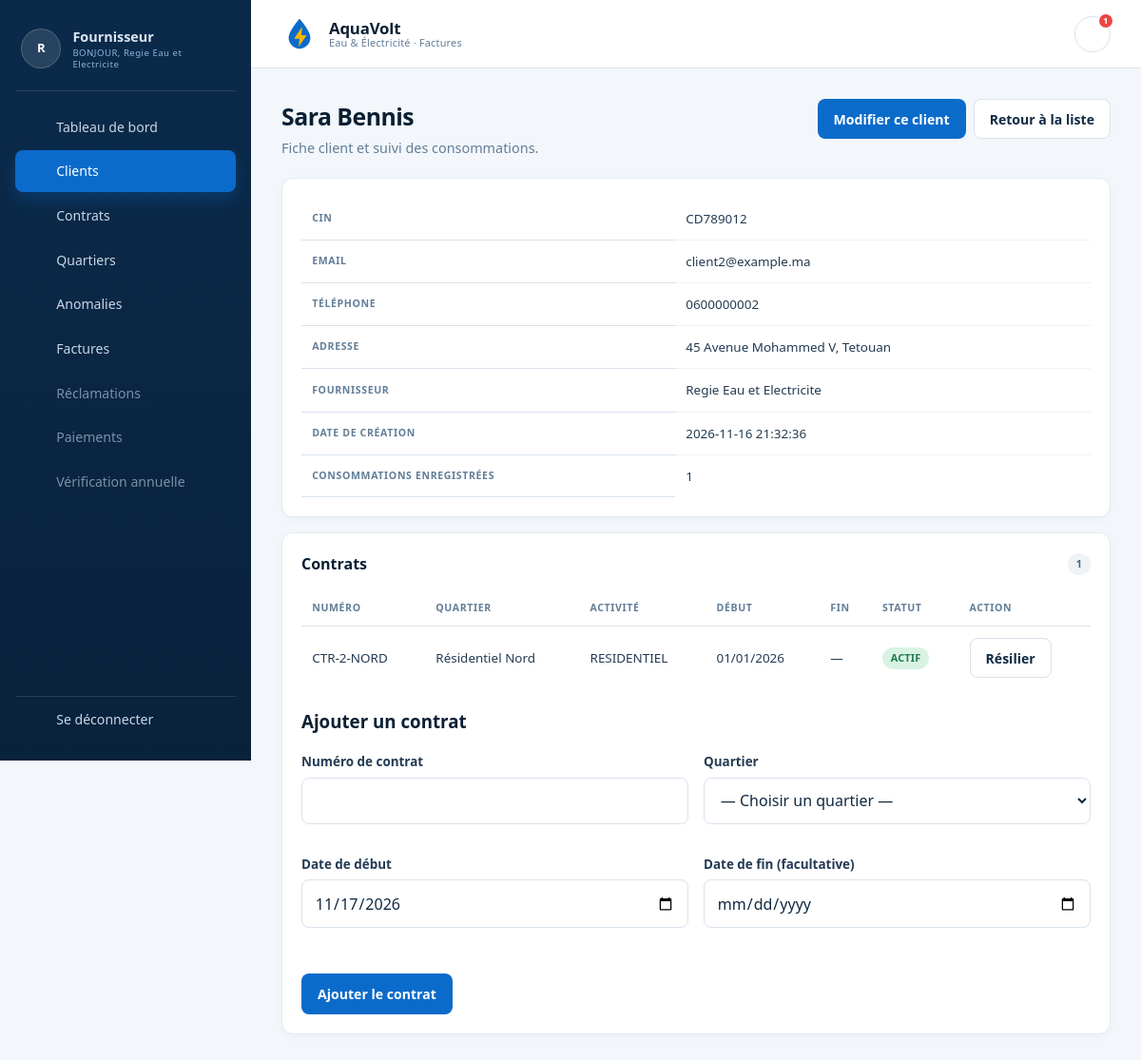
Page /Client/one/2 (signed in) on the committed database.
### tables this page shows
CREATE TABLE client (
  id_client INT UNSIGNED NOT NULL AUTO_INCREMENT,
  id_fournisseur INT UNSIGNED NOT NULL,
  cin VARCHAR(20) NOT NULL,
  nom VARCHAR(100) NOT NULL,
  prenom VARCHAR(100) NOT NULL,
  adresse VARCHAR(255) NOT NULL,
  email VARCHAR(150) NOT NULL,
  mot_de_passe VARCHAR(255) NOT NULL,
  telephone VARCHAR(30) NULL,
  date_creation DATETIME NOT NULL DEFAULT CURRENT_TIMESTAMP,
  PRIMARY KEY (id_client),
  UNIQUE KEY uk_client_cin (cin),
  UNIQUE KEY uk_client_email (email),
  KEY idx_client_fournisseur (id_fournisseur),
  CONSTRAINT fk_client_fournisseur
    FOREIGN KEY (id_fournisseur) REFERENCES fournisseur (id_fournisseur)
    ON UPDATE CASCADE ON DELETE RESTRICT
);

CREATE TABLE fournisseur (
  id_fournisseur INT UNSIGNED NOT NULL AUTO_INCREMENT,
  nom VARCHAR(100) NOT NULL,
  email VARCHAR(150) NOT NULL,
  mot_de_passe VARCHAR(255) NOT NULL,
  seuil_eau DECIMAL(10,2) NOT NULL DEFAULT 100.00,
  seuil_elec DECIMAL(10,2) NOT NULL DEFAULT 1000.00,
  date_creation DATETIME NOT NULL DEFAULT CURRENT_TIMESTAMP,
  PRIMARY KEY (id_fournisseur),
  UNIQUE KEY uk_fournisseur_email (email),
  CONSTRAINT chk_fournisseur_seuils CHECK (seuil_eau >= 0 AND seuil_elec >= 0)
);

CREATE TABLE contrat (
  id_contrat INT UNSIGNED NOT NULL AUTO_INCREMENT,
  id_client INT UNSIGNED NOT NULL,
  id_quartier INT UNSIGNED NOT NULL,
  numero_contrat VARCHAR(50) NOT NULL,
  date_debut DATE NOT NULL,
  date_fin DATE NULL,
  statut ENUM('ACTIF','RESILIE') NOT NULL DEFAULT 'ACTIF',
  date_creation DATETIME NOT NULL DEFAULT CURRENT_TIMESTAMP,
  PRIMARY KEY (id_contrat),
  UNIQUE KEY uk_contrat_numero (numero_contrat),
  KEY idx_contrat_client (id_client),
  KEY idx_contrat_quartier (id_quartier),
  CONSTRAINT fk_contrat_client
    FOREIGN KEY (id_client) REFERENCES client (id_client)
    ON UPDATE CASCADE ON DELETE RESTRICT,
  CONSTRAINT fk_contrat_quartier
    FOREIGN KEY (id_quartier) REFERENCES quartier (id_quartier)
    ON UPDATE CASCADE ON DELETE RESTRICT,
  CONSTRAINT chk_contrat_dates
    CHECK (date_fin IS NULL OR date_fin >= date_debut)
);

CREATE TABLE quartier (
  id_quartier INT UNSIGNED NOT NULL AUTO_INCREMENT,
  nom VARCHAR(100) NOT NULL,
  type_activite ENUM('RESIDENTIEL', 'COMMERCIAL', 'INDUSTRIEL') NOT NULL,
  date_creation DATETIME NOT NULL DEFAULT CURRENT_TIMESTAMP,
  PRIMARY KEY (id_quartier),
  UNIQUE KEY uk_quartier_nom_activite (nom, type_activite)
);

### Traitement/Client.php (called while the page is built, shortened)
<?php
require_once __DIR__ . '/../BD/ClientBD.php';
require_once __DIR__ . '/../BD/Contrat.php';
require_once __DIR__ . '/../BD/Quartier.php';
function client_bd(): ClientBD
{
    return new ClientBD(db());
}
function client_exiger_fournisseur(): int
{
    return (int) $_SESSION['id_fournisseur'];
}
function client_one($id = null): void
{
    $idFournisseur = client_exiger_fournisseur();
    $idClient = (int) ($id ?? 0);
    $client = client_bd()->trouver($idClient, $idFournisseur);
    unset($client['mot_de_passe']);
    $nbConsommations = client_bd()->nbConsommations($idClient);
    $contrats = (new ContratBD(pdo()))->listerParClient($idClient);
    $quartiers = (new QuartierBD(pdo()))->lister();
    require ROOT . 'IHM/client/one.php';
}

### index.php (called while the page is built, shortened)
<?php
require_once ROOT . 'config/app.php';
require_once ROOT . 'BD/Connexion.php';
$url = trim((string) ($_GET['url'] ?? ''), '/');
$segments = $url === '' ? [] : explode('/', $url);
$controller = ucfirst(strtolower($segments[0] ?? 'Home'));
$action = strtolower($segments[1] ?? 'index');
$id = $segments[2] ?? null;
$function = strtolower($controller) . '_' . $action;
$function($id);

### BD/Connexion.php (called while the page is built, shortened)
<?php
function db(): mysqli
{
    static $link = null;
    if ($link instanceof mysqli) {
        return $link;
    }
    $config = require ROOT . 'config/database.php';
    $link = mysqli_connect(
        $config['host'],
        $config['user'],
        $config['pass'],
        $config['dbname'],
        (int) $config['port']
    );
    mysqli_set_charset($link, $config['charset'] ?? 'utf8mb4');
    return $link;
}
function pdo(): PDO
{
    static $pdo = null;
    if ($pdo instanceof PDO) {
        return $pdo;
    }
    $config = require ROOT . 'config/database.php';
    $dsn = sprintf(
        'mysql:host=%s;port=%d;dbname=%s;charset=%s',
        $config['host'],
        (int) $config['port'],
        $config['dbname'],
        $config['charset'] ?? 'utf8mb4'
    );
    $pdo = new PDO($dsn, $config['user'], $config['pass'], [
        PDO::ATTR_ERRMODE => PDO::ERRMODE_EXCEPTION,
        PDO::ATTR_DEFAULT_FETCH_MODE => PDO::FETCH_ASSOC,
        PDO::ATTR_EMULATE_PREPARES => false,
    ]);
    return $pdo;
}

### BD/ClientBD.php (called while the page is built, shortened)
<?php
final class ClientBD
{
    public function trouver(int $idClient, int $idFournisseur): ?array
    {
        $sql = 'SELECT c.*, f.nom AS fournisseur_nom
                FROM client c
                JOIN fournisseur f ON f.id_fournisseur = c.id_fournisseur
                WHERE c.id_client = ? AND c.id_fournisseur = ?
                LIMIT 1';
        $stmt = mysqli_prepare($this->db, $sql);
        mysqli_stmt_bind_param($stmt, 'ii', $idClient, $idFournisseur);
        mysqli_stmt_execute($stmt);
        $resultat = mysqli_stmt_get_result($stmt);
        $client = mysqli_fetch_assoc($resultat);
        return $client ?: null;
    }
    public function nbConsommations(int $idClient): int
    {
        $stmt = mysqli_prepare(
            $this->db,
            'SELECT COUNT(*) FROM consommation WHERE id_client = ?'
        );
        mysqli_stmt_bind_param($stmt, 'i', $idClient);
        mysqli_stmt_execute($stmt);
        $resultat = mysqli_stmt_get_result($stmt);
        $ligne = mysqli_fetch_row($resultat);
        return (int) ($ligne[0] ?? 0);
    }
}

### BD/Contrat.php (called while the page is built, shortened)
<?php
final class ContratBD
{
    public function listerParClient(int $idClient): array
    {
        $stmt = $this->pdo->prepare(
            'SELECT ct.*, q.nom AS quartier_nom, q.type_activite
             FROM contrat ct
             JOIN quartier q ON q.id_quartier = ct.id_quartier
             WHERE ct.id_client = :client
             ORDER BY ct.statut, ct.numero_contrat'
        );
        $stmt->execute(['client' => $idClient]);
        return $stmt->fetchAll(PDO::FETCH_ASSOC);
    }
}

### BD/Quartier.php (called while the page is built, shortened)
<?php
final class QuartierBD
{
    public function lister(): array
    {
        return $this->pdo
            ->query('SELECT id_quartier, nom, type_activite, date_creation
                     FROM quartier
                     ORDER BY nom, type_activite')
            ->fetchAll(PDO::FETCH_ASSOC);
    }
}

### IHM/client/one.php (the view, shortened to what this page needs)
<?php require ROOT . 'IHM/layout/header.php'; ?>
<div class="page-head">
    <div>
        <h1><?= e($client['prenom'] . ' ' . $client['nom']) ?></h1>
        <p>Fiche client et suivi des consommations.</p>
    </div>
    <div class="page-head-actions">
        <a class="btn" href="<?= e(url('Client/update/' . (int) $client['id_client'])) ?>">
            Modifier ce client
        </a>
        <a class="btn btn-secondary" href="<?= e(url('Client/all')) ?>">
            Retour à la liste
        </a>
    </div>
</div>
<section class="card">
    <table class="table">
        <tr>
            <th>CIN</th>
            <td><?= e($client['cin']) ?></td>
        </tr>
        <tr>
            <th>Email</th>
            <td><?= e($client['email']) ?></td>
        </tr>
        <tr>
            <th>Téléphone</th>
            <td><?= e($client['telephone'] ?? '—') ?></td>
        </tr>
        <tr>
            <th>Adresse</th>
            <td><?= e($client['adresse']) ?></td>
        </tr>
        <tr>
            <th>Fournisseur</th>
            <td><?= e($client['fournisseur_nom'] ?? '—') ?></td>
        </tr>
        <tr>
            <th>Date de création</th>
            <td><?= e($client['date_creation']) ?></td>
        </tr>
        <tr>
            <th>Consommations enregistrées</th>
            <td><?= (int) $nbConsommations ?></td>
        </tr>
    </table>
</section>
<section class="card">
    <div class="invoice-head" style="margin-bottom: 1rem;">
        <h2 style="font-size: 1rem;">Contrats</h2>
        <span class="badge"><?= count($contrats) ?></span>
    </div>
    <?php if ($contrats === []): ?>
        <div class="empty-state">Aucun contrat pour ce client.</div>
    <?php else: ?>
        <div class="table-wrap">
            <table class="table">
                <thead>
                    <tr>
                        <th>Numéro</th>
                        <th>Quartier</th>
                        <th>Activité</th>
                        <th>Début</th>
                        <th>Fin</th>
                        <th>Statut</th>
                        <th>Action</th>
                    </tr>
                </thead>
                <tbody>
                <?php foreach ($contrats as $contrat): ?>
                    <tr>
                        <td><?= e($contrat['numero_contrat']) ?></td>
                        <td><?= e($contrat['quartier_nom']) ?></td>
                        <td><?= e($contrat['type_activite']) ?></td>
                        <td><?= e(format_date_fr($contrat['date_debut'])) ?></td>
                        <td><?= e(format_date_fr($contrat['date_fin'])) ?></td>
                        <td>
                            <span class="badge <?= $contrat['statut'] === 'ACTIF' ? 'badge-open' : 'badge-danger' ?>">
                                <?= e($contrat['statut']) ?>
                            </span>
                        </td>
                        <td>
                            <?php if ($contrat['statut'] === 'ACTIF'): ?>
                                <form method="post"
                                      action="<?= e(url('Contrat/resilier/' . (int) $contrat['id_contrat'])) ?>"
                                      class="notification-action-form">
                                    <button class="button button-secondary" type="submit">Résilier</button>
                                </form>
                            <?php else: ?>
                                —
                            <?php endif; ?>
                        </td>
                    </tr>
                <?php endforeach; ?>
                </tbody>
            </table>
        </div>
    <?php endif; ?>
    <?php if ($quartiers === []): ?>
        <div class="message-warning" style="margin-top: 1rem;">
            Créez d’abord un quartier depuis la page <a href="<?= e(url('Quartier/all')) ?>">Quartiers</a>.
        </div>
    <?php else: ?>
        <h3 style="margin-top: 1.2rem;">Ajouter un contrat</h3>
        <form method="post" action="<?= e(url('Contrat/add/' . (int) $client['id_client'])) ?>" class="form">
            <div class="form-grid">
                <div class="form-group">
                    <label for="numero_contrat">Numéro de contrat</label>
                    <input type="text" id="numero_contrat" name="numero_contrat" maxlength="50" required>
                </div>
                <div class="form-group">
                    <label for="id_quartier">Quartier</label>
                    <select id="id_quartier" name="id_quartier" required>
                        <option value="">— Choisir un quartier —</option>
                    </select>
                </div>
                <div class="form-group">
                    <label for="date_debut">Date de début</label>
                    <input type="date" id="date_debut" name="date_debut" value="<?= e(date('Y-m-d')) ?>" required>
                </div>
                <div class="form-group">
                    <label for="date_fin">Date de fin (facultative)</label>
                    <input type="date" id="date_fin" name="date_fin">
                </div>
            </div>
            <div class="form-actions">
                <button class="button" type="submit">Ajouter le contrat</button>
            </div>
        </form>
    <?php endif; ?>
</section>
<?php require ROOT . 'IHM/layout/footer.php'; ?>

### assets/css/style.css (style rules this page uses)
:root { --navy: #0b2a4a; --navy-2: #0e355c; --primary: #0b6bcb; --primary-dark: #0857a6; --primary-soft: #e8f2fd; --bg: #f3f7fb; --surface: #ffffff; --ink: #102a43; --muted: #627d98; --border: #d9e2ec; --success: #1f7a4d; --success-bg: #e8f6ee; --danger: #b42318; --danger-bg: #fdecea; --warning: #b54708; --warning-bg: #fff4e5; --yellow: #f7b500; --shadow: 0 10px 30px rgba(16, 42, 67, 0.08); --radius: 12px; }
* { box-sizing: border-box; }
html { -webkit-text-size-adjust: 100%; }
body { margin: 0; font-family: system-ui, -apple-system, "Segoe UI", Roboto, sans-serif; background: var(--bg); color: var(--ink); line-height: 1.5; }
a { color: var(--primary); }
.app-body { background: var(--bg); }
.page-head { display: flex; align-items: flex-start; justify-content: space-between; gap: 1rem; margin-bottom: 1.25rem; }
.page-head h1 { margin: 0 0 0.25rem; font-size: 1.55rem; letter-spacing: -0.02em; color: #0b1f33; }
.page-head p { margin: 0; color: var(--muted); font-size: 0.9rem; }
.page-head-actions { display: flex; align-items: center; gap: 0.5rem; flex-wrap: wrap; }
.card { background: var(--surface); border: 1px solid #e3ebf3; border-radius: var(--radius); padding: 1.25rem; margin-bottom: 1rem; box-shadow: 0 2px 8px rgba(16, 42, 67, 0.03); }
.card h1, .card h2, .card h3 { color: #0b1f33; }
.btn, .button { display: inline-flex; align-items: center; justify-content: center; gap: 0.45rem; padding: 0.6rem 1rem; border-radius: 8px; border: 1px solid transparent; background: var(--primary); color: #fff; font: inherit; font-size: 0.88rem; font-weight: 600; text-decoration: none; cursor: pointer; transition: background 0.15s, border-color 0.15s, color 0.15s; }
.btn-secondary, .button-secondary { background: #fff; color: var(--ink); border-color: var(--border); }
.form-group { display: flex; flex-direction: column; gap: 0.4rem; margin-bottom: 1rem; }
.form-group label { font-weight: 600; font-size: 0.84rem; color: #243b53; }
.form-group input, .form-group select, .form-group textarea { width: 100%; padding: 0.72rem 0.8rem; border: 1px solid var(--border); border-radius: 8px; background: #fff; font: inherit; color: var(--ink); }
.badge { display: inline-flex; align-items: center; gap: 0.3rem; padding: 0.2rem 0.55rem; border-radius: 999px; font-size: 0.68rem; font-weight: 700; letter-spacing: 0.02em; background: #eef3f8; color: #486581; }
.badge-open { background: #d8f3e3; color: #1f7a4d; }
.table { width: 100%; border-collapse: collapse; }
.table th { padding: 0.65rem 0.7rem; border-bottom: 1px solid var(--border); text-align: left; font-size: 0.66rem; font-weight: 700; letter-spacing: 0.06em; text-transform: uppercase; color: var(--muted); }
.table td { padding: 0.75rem 0.7rem; border-bottom: 1px solid #edf2f7; font-size: 0.84rem; color: #243b53; vertical-align: middle; }
.table tbody tr:last-child td { border-bottom: 0; }
.notification-actions form, .notification-action-form { margin: 0; }
.invoice-head { display: flex; align-items: center; justify-content: space-between; gap: 1rem; margin-bottom: 1rem; }
.invoice-head h2 { margin: 0; font-size: 1rem; }
.form { display: flex; flex-direction: column; gap: 1rem; }
.form-grid { display: grid; grid-template-columns: repeat(2, minmax(0, 1fr)); gap: 1rem; }
.form-actions { display: flex; flex-wrap: wrap; align-items: center; gap: 0.75rem; margin-top: 1rem; }
.table-wrap { overflow-x: auto; -webkit-overflow-scrolling: touch; }

### rows in the picture
client: prenom+nom "Sara Bennis", cin "CD789012", email "client2@example.ma", telephone "0600000002", adresse "45 Avenue Mohammed V, Tetouan", id_fournisseur.nom "Regie Eau et Electricite", date_creation "2026-11-16 21:32:36"
contrat: numero_contrat "CTR-2-NORD", id_quartier.nom "Résidentiel Nord", id_quartier.type_activite "RESIDENTIEL", date_debut "01/01/2026", date_fin "—", statut "ACTIF"

### other values in the picture
$initiales "R"
role_label($role) "Fournisseur"
$nomComplet !== '' ? $nomComplet : 'Utilisateur' "Regie Eau et Electricite"
APP_NAME "AquaVolt"
APP_TAGLINE "Eau & Électricité · Factures"
$notificationsNonLues "1"
$nbConsommations "1"
count($contrats) "1"
